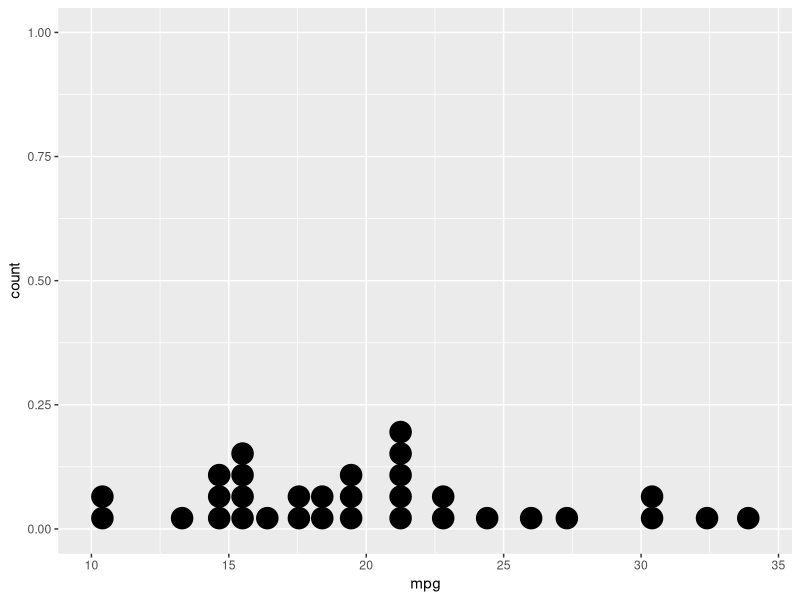
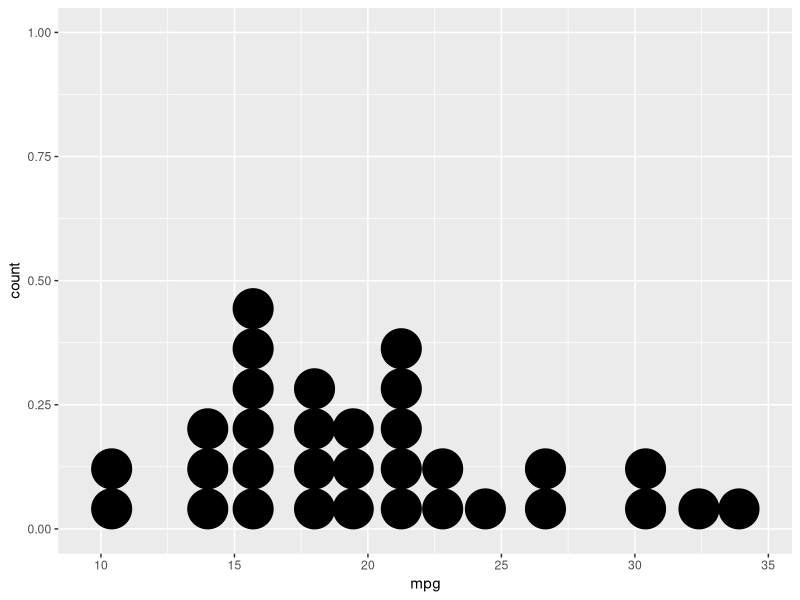
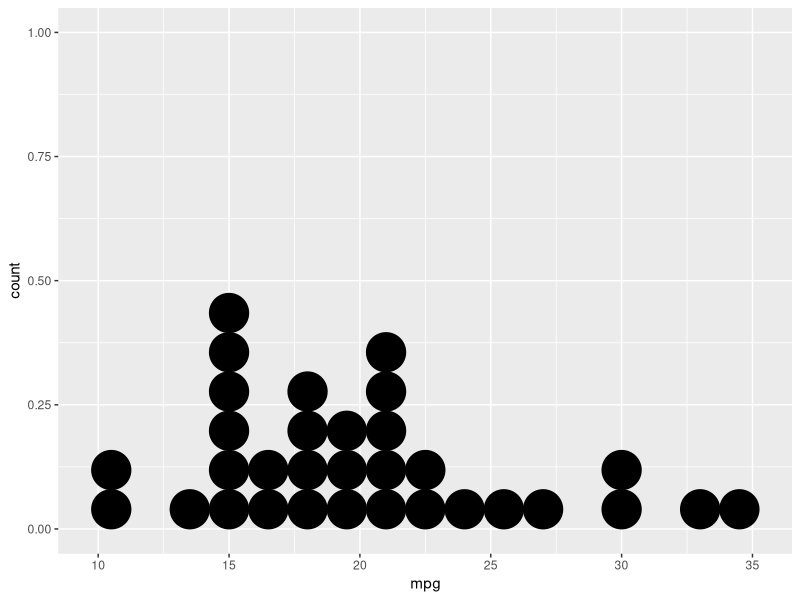
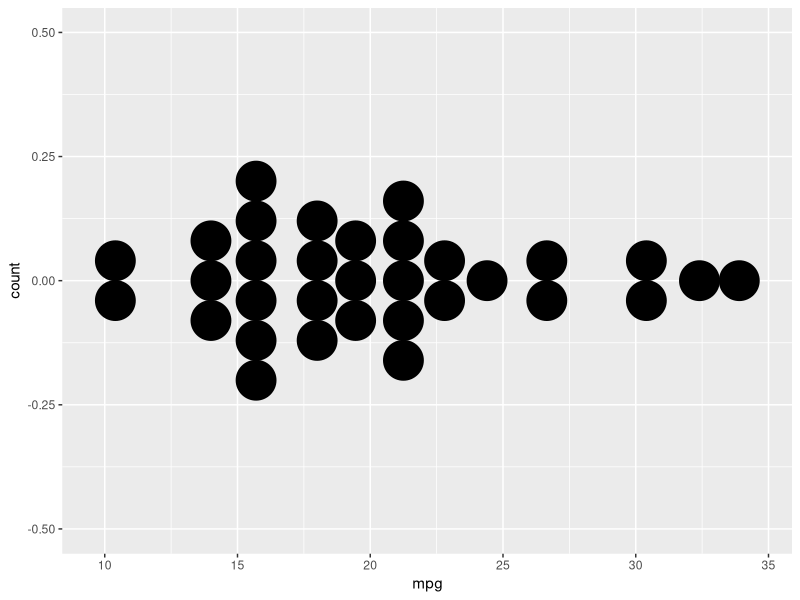
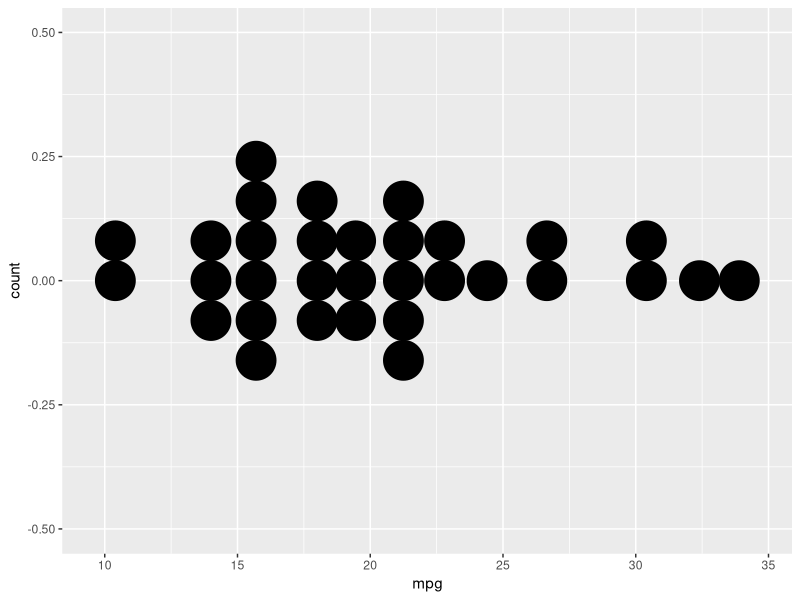
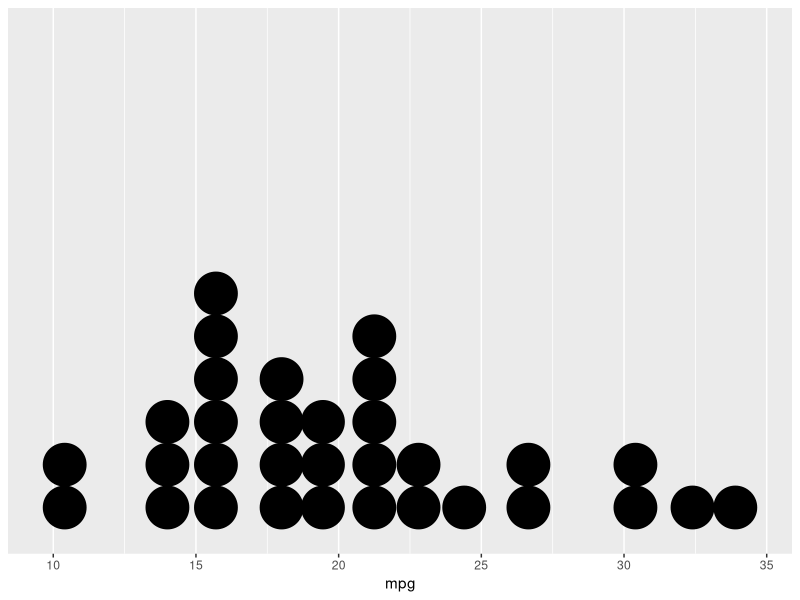
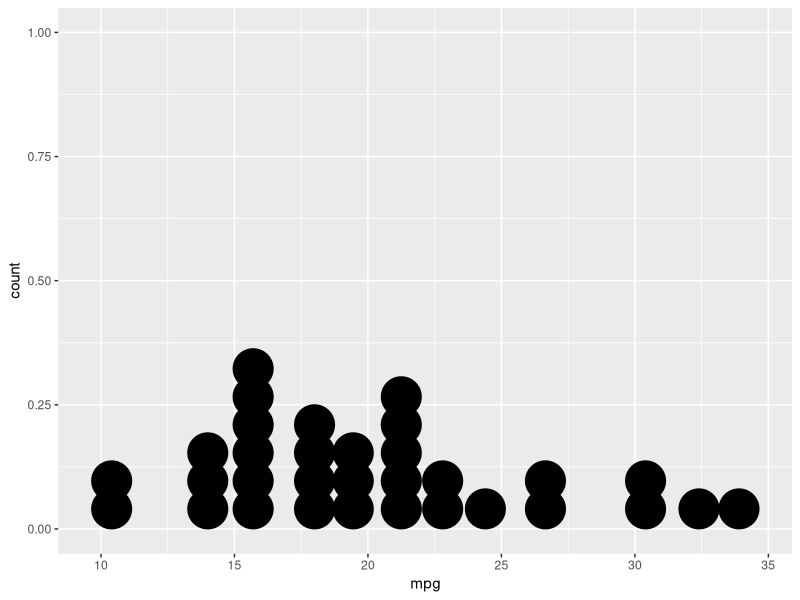
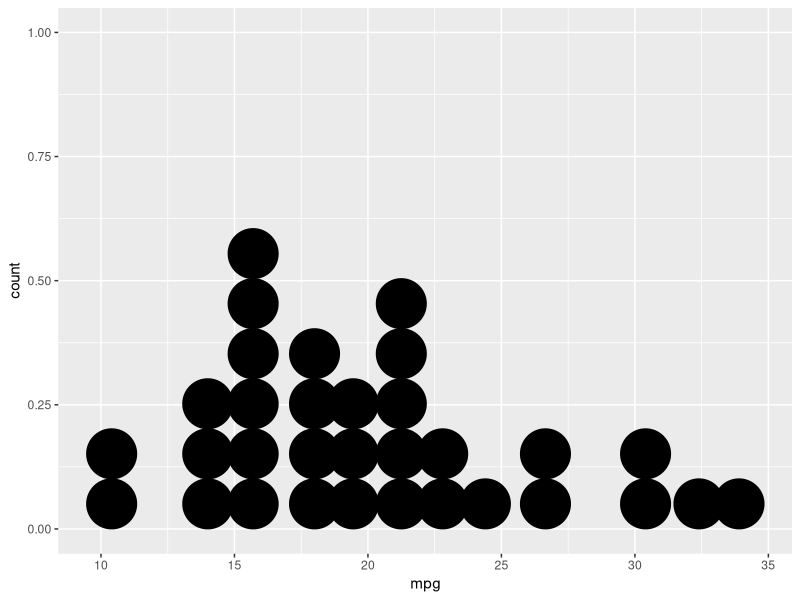

The R source for these figures, in order:
# r2py crawler metadata
# package: ggplot2
# source_type: rd_example
# topic: geom_dotplot.Rd
# source_file: C:\Users\bened\AppData\Local\R\win-library\4.5\ggplot2\help
# lines: 61

suppressPackageStartupMessages(library(ggplot2))
ggplot(mtcars, aes(x = mpg)) +
  geom_dotplot()

ggplot(mtcars, aes(x = mpg)) +
  geom_dotplot(binwidth = 1.5)

# Use fixed-width bins
ggplot(mtcars, aes(x = mpg)) +
  geom_dotplot(method="histodot", binwidth = 1.5)

# Some other stacking methods
ggplot(mtcars, aes(x = mpg)) +
  geom_dotplot(binwidth = 1.5, stackdir = "center")

ggplot(mtcars, aes(x = mpg)) +
  geom_dotplot(binwidth = 1.5, stackdir = "centerwhole")

# y axis isn't really meaningful, so hide it
ggplot(mtcars, aes(x = mpg)) + geom_dotplot(binwidth = 1.5) +
  scale_y_continuous(NULL, breaks = NULL)

# Overlap dots vertically
ggplot(mtcars, aes(x = mpg)) +
  geom_dotplot(binwidth = 1.5, stackratio = .7)

# Expand dot diameter
ggplot(mtcars, aes(x = mpg)) +
  geom_dotplot(binwidth = 1.5, dotsize = 1.25)

# Change dot fill colour, stroke width
ggplot(mtcars, aes(x = mpg)) +
  geom_dotplot(binwidth = 1.5, fill = "white", stroke = 2)


# Examples with stacking along y axis instead of x
ggplot(mtcars, aes(x = 1, y = mpg)) +
  geom_dotplot(binaxis = "y", stackdir = "center")

ggplot(mtcars, aes(x = factor(cyl), y = mpg)) +
  geom_dotplot(binaxis = "y", stackdir = "center")

ggplot(mtcars, aes(x = factor(cyl), y = mpg)) +
  geom_dotplot(binaxis = "y", stackdir = "centerwhole")

ggplot(mtcars, aes(x = factor(vs), fill = factor(cyl), y = mpg)) +
  geom_dotplot(binaxis = "y", stackdir = "center", position = "dodge")

# binpositions="all" ensures that the bins are aligned between groups
ggplot(mtcars, aes(x = factor(am), y = mpg)) +
  geom_dotplot(binaxis = "y", stackdir = "center", binpositions="all")

# Stacking multiple groups, with different fill
ggplot(mtcars, aes(x = mpg, fill = factor(cyl))) +
  geom_dotplot(stackgroups = TRUE, binwidth = 1, binpositions = "all")

ggplot(mtcars, aes(x = mpg, fill = factor(cyl))) +
  geom_dotplot(stackgroups = TRUE, binwidth = 1, method = "histodot")

ggplot(mtcars, aes(x = 1, y = mpg, fill = factor(cyl))) +
  geom_dotplot(binaxis = "y", stackgroups = TRUE, binwidth = 1, method = "histodot")
